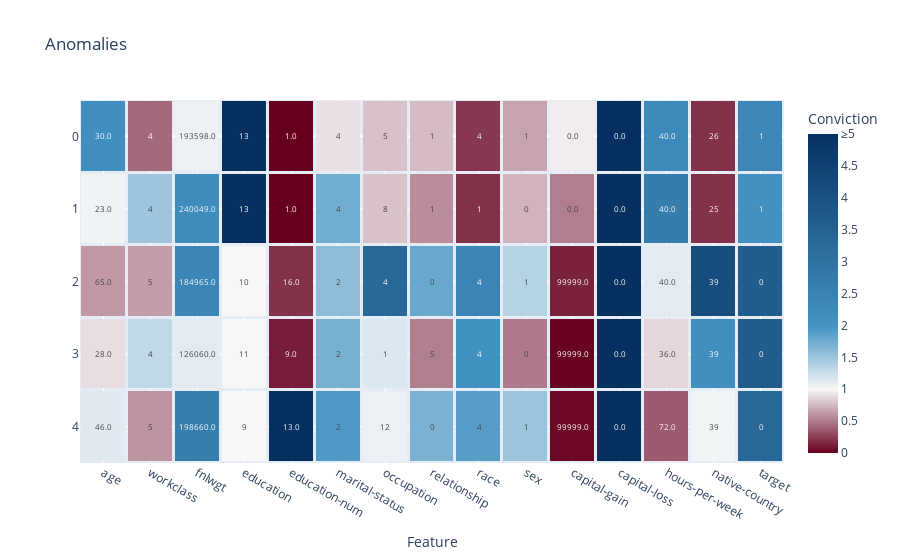

Notebook code cell kept with this figure:
### Code cell
fig = plot_anomalies(outliers, outlier_case_feature_residual_convictions)
fig.show(width=1500, height=750)

### Figure 1 — Plotly figure (JSON) as saved in the notebook; plotly's stock layout.template omitted (floating-point values rounded to 4 significant figures)
{"data": [{"coloraxis": "coloraxis", "hovertemplate": "Conviction=%{z}", "name": "Outliers", "text": [["30.0", "4", "193598.0", "13", "1.0", "4", "5", "1", "4", "1", "0.0", "0.0", "40.0", "26", "1", "0.020018707155667097", "540", "5b431180-a918-40b7-bf73-48ea21acc8cf", "306.26515632399446", "outlier"], ["23.0", "4", "240049.0", "13", "1.0", "4", "8", "1", "1", "0", "0.0", "0.0", "40.0", "25", "1", "0.023355150153812936", "732", "5b431180-a918-40b7-bf73-48ea21acc8cf", "280.37922424679067", "outlier"], ["65.0", "5", "184965.0", "10", "16.0", "2", "4", "0", "4", "1", "99999.0", "0.0", "40.0", "39", "0", "0.025732050481624254", "649", "5b431180-a918-40b7-bf73-48ea21acc8cf", "387.30049622135647", "outlier"], ["28.0", "4", "126060.0", "11", "9.0", "2", "1", "5", "4", "0", "99999.0", "0.0", "36.0", "39", "0", "0.027136666837880966", "627", "5b431180-a918-40b7-bf73-48ea21acc8cf", "370.2548803611201", "outlier"], ["46.0", "5", "198660.0", "9", "13.0", "2", "12", "0", "4", "1", "99999.0", "0.0", "72.0", "39", "0", "0.03951061051415845", "230", "5b431180-a918-40b7-bf73-48ea21acc8cf", "232.94523889258494", "outlier"]], "texttemplate": "%{text}", "type": "heatmap", "x": ["age", "workclass", "fnlwgt", "education", "education-num", "marital-status", "occupation", "relationship", "race", "sex", "capital-gain", "capital-loss", "hours-per-week", "native-country", "target"], "xgap": 3, "y": [0, 1, 2, 3, 4], "ygap": 3, "z": [[2.107, 0.4231, 1.058, 13.34, 0.00054, 0.9071, 0.7832, 0.7624, 0.2241, 0.6627, 0.9579, 6.932, 2.267, 0.1993, 2.35], [1.04, 1.496, 2.18, 13.34, 0.0009826, 1.744, 0.7912, 0.5711, 0.196, 0.7263, 0.5103, 6.932, 2.669, 0.1993, 2.068], [0.6213, 0.6373, 2.383, 1, 0.201, 1.584, 3.276, 1.788, 2.414, 1.36, 0.1331, 18.77, 1.119, 4.108, 3.63], [0.8991, 1.299, 1.115, 1, 0.1191, 1.706, 1.154, 0.5169, 2.076, 0.4994, 0.01296, 6.119, 0.8651, 2.112, 3.666], [1.13, 0.5975, 2.632, 1, 204.5, 1.946, 1.067, 1.687, 1.895, 1.506, 0.03844, 22.54, 0.3686, 1.031, 3.31]]}], "layout": {"coloraxis": {"cmax": 5, "cmin": 0, "colorbar": {"ticktext": ["0", "0.5", "1", "1.5", "2", "2.5", "3", "3.5", "4", "4.5", "≥5"], "tickvals": [0, 0.5, 1, 1.5, 2, 2.5, 3, 3.5, 4, 4.5, 5], "title": {"text": "Conviction"}}, "colorscale": [[0, "rgb(103,0,31)"], [0.2, "rgb(247, 247, 247)"], [0.4, "rgb(67,147,195)"], [1, "rgb(5,48,97)"]]}, "title": {"text": "Anomalies"}, "xaxis": {"anchor": "y", "domain": [0, 1], "title": {"text": "Feature"}}, "yaxis": {"anchor": "x", "autorange": "reversed", "domain": [0, 1], "title": {}}}}
